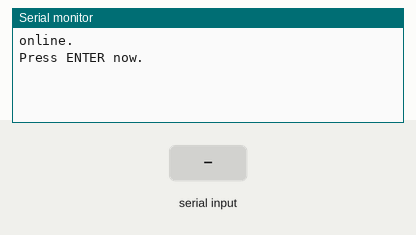
Recording of a sketch running on a simulated Arduino Uno, built with avr-gcc and run on an emulated ATmega328P. On the bench: the last lines printed to the serial monitor. Inputs (shaded band) come from the test bench.

Above: at 1.3 s.
1.4 s: byte 30 received over Serial
At 2.1 s:
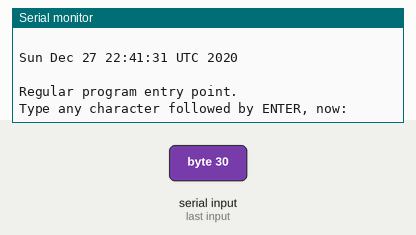
2.9 s: byte 90 received over Serial
At 3.9 s:
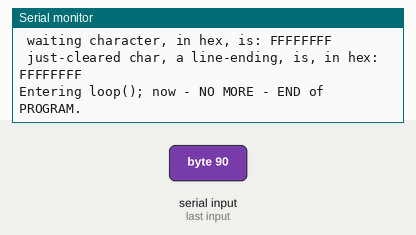

The sketch:

a_serial_read-a-a.ino
```cpp
void setup() {
#define TIMESTAMP "Sun Dec 27 22:41:31 UTC 2020"
  char p;
  int k;
  Serial.begin(9600);
  while(!Serial); delay(333);
  Serial.println("online.");
  Serial.println("Press ENTER now.");
  while(!Serial.available());
  char t = Serial.peek();
  Serial.println(t, HEX);
  p = Serial.read();
  Serial.print("Read character was: ");
  Serial.println(p, HEX);
  Serial.println(" ");
  Serial.println(TIMESTAMP);
  Serial.println(" ");

  Serial.println("Regular program entry point.");
  Serial.println("Type any character followed by ENTER, now: ");
  while(!Serial.available());
  p = Serial.read();
  Serial.print(" character typed was: ");
  Serial.print(p, HEX);
  Serial.println(" , in hexadecimal.");
  k = Serial.available();
  Serial.print(" waiting character count is: ");
  Serial.println(k);
  t = '\000' ; t = Serial.peek();
  Serial.print(" waiting character, in hex, is: ");
  Serial.println(t, HEX);
  p = '\000' ; p = Serial.read();
  Serial.print(" just-cleared char, a line-ending, is, in hex: ");
  Serial.println(p, HEX);
}

void loop() {
    Serial.println("Entering loop(); now - NO MORE - END of PROGRAM.");
    while(-1);
    Serial.println("TRAP");
    delay(3000);
}
```

Measured:
- after the input at 1.4 s, the serial monitor: prints a new line at once (image 1)
- after the input at 2.9 s, the serial monitor: prints a new line at once (image 2)
